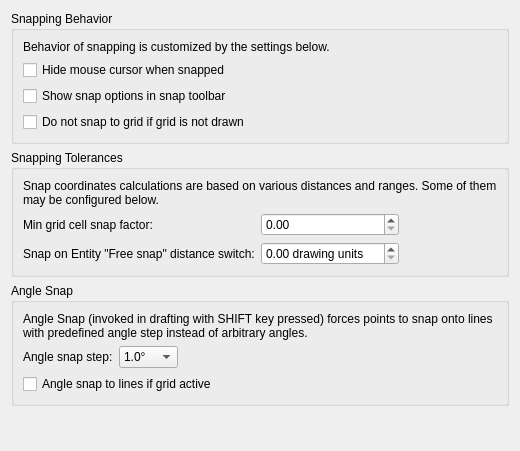
<?xml version="1.0" encoding="UTF-8"?>
<ui version="4.0">
 <class>LC_SettingsPageDraftingBehaviorSnap</class>
 <widget class="QWidget" name="LC_SettingsPageDraftingBehaviorSnap">
  <property name="geometry">
   <rect>
    <x>0</x>
    <y>0</y>
    <width>520</width>
    <height>451</height>
   </rect>
  </property>
  <layout class="QVBoxLayout" name="mainLayout">
   <item>
    <widget class="QGroupBox" name="gbSnapBehavior">
     <property name="title">
      <string>Snapping Behavior</string>
     </property>
     <layout class="QVBoxLayout" name="laySnapBehavior">
      <item>
       <widget class="QLabel" name="label_3">
        <property name="text">
         <string>Behavior of snapping is customized by the settings below.</string>
        </property>
       </widget>
      </item>
      <item>
       <widget class="QCheckBox" name="cursor_hiding_checkbox">
        <property name="toolTip">
         <string>Cursor in Snapping

If checked, cursor will be hidden during snapping</string>
        </property>
        <property name="text">
         <string>Hide mouse cursor when snapped</string>
        </property>
       </widget>
      </item>
      <item>
       <widget class="QCheckBox" name="cbShowSnapOptionsInSnapBar">
        <property name="toolTip">
         <string>Snap Mode Options Location

If checked, snap options (middle, distance) will be shown
in snap toolbar instead of tool properties toolbar.</string>
        </property>
        <property name="text">
         <string>Show snap options in snap toolbar</string>
        </property>
       </widget>
      </item>
      <item>
       <widget class="QCheckBox" name="cbDontSnapToInvisibleGrid">
        <property name="toolTip">
         <string>Snap to Grid

If checked, &quot;Snap To Grid&quot; is ignored if grid is not drawn.</string>
        </property>
        <property name="text">
         <string>Do not snap to grid if grid is not drawn</string>
        </property>
       </widget>
      </item>
     </layout>
    </widget>
   </item>
   <item>
    <widget class="QGroupBox" name="gbSnapTolerances">
     <property name="title">
      <string>Snapping Tolerances</string>
     </property>
     <layout class="QGridLayout" name="gridLayout">
      <item row="1" column="1">
       <widget class="QDoubleSpinBox" name="sbMinGridCellSnapFactor">
        <property name="toolTip">
         <string>Grid Cell Factor

Grid cell factor used for snapping to grid. Lower value means smaller snap range
(so the cursor should be closer to the grid).. </string>
        </property>
        <property name="decimals">
         <number>2</number>
        </property>
        <property name="minimum">
         <double>0.000000000000000</double>
        </property>
        <property name="maximum">
         <double>1.000000000000000</double>
        </property>
        <property name="singleStep">
         <double>0.010000000000000</double>
        </property>
       </widget>
      </item>
      <item row="0" column="0" colspan="3">
       <widget class="QLabel" name="label_2">
        <property name="text">
         <string>Snap coordinates calculations are based on various distances and ranges. Some of them may be configured below.</string>
        </property>
        <property name="wordWrap">
         <bool>true</bool>
        </property>
       </widget>
      </item>
      <item row="1" column="2">
       <spacer name="horizontalSpacer">
        <property name="orientation">
         <enum>Qt::Orientation::Horizontal</enum>
        </property>
        <property name="sizeHint" stdset="0">
         <size>
          <width>0</width>
          <height>0</height>
         </size>
        </property>
       </spacer>
      </item>
      <item row="1" column="0">
       <widget class="QLabel" name="lblGridCellSnapFactor">
        <property name="text">
         <string>Min grid cell snap factor:</string>
        </property>
       </widget>
      </item>
      <item row="3" column="0">
       <widget class="QLabel" name="lblFreeSnapSwitchDistance">
        <property name="text">
         <string>Snap on Entity &quot;Free snap&quot; distance switch:</string>
        </property>
       </widget>
      </item>
      <item row="3" column="1">
       <widget class="QDoubleSpinBox" name="sbFreeSnapSwitchDistance">
        <property name="toolTip">
         <string>Free Snap Distance

Snap on entity will be invoked if it is enabled and the distance between mouse
and snapped point is larger than specified value.
Othersize, it will be &quot;Free Snap&quot; mode.</string>
        </property>
        <property name="prefix">
         <string/>
        </property>
        <property name="suffix">
         <string> drawing units</string>
        </property>
        <property name="decimals">
         <number>2</number>
        </property>
        <property name="minimum">
         <double>0.000000000000000</double>
        </property>
        <property name="maximum">
         <double>100.000000000000000</double>
        </property>
       </widget>
      </item>
     </layout>
    </widget>
   </item>
   <item>
    <widget class="QGroupBox" name="gbAngleSnap">
     <property name="title">
      <string>Angle Snap</string>
     </property>
     <layout class="QGridLayout" name="gridLayout_2">
      <item row="1" column="1">
       <widget class="QComboBox" name="cbAngleSnapStep">
        <property name="toolTip">
         <string>Angle Step

Angle between steps for Angle Snap (which is usually by corresponding actions if SHIFT is pressed)</string>
        </property>
        <item>
         <property name="text">
          <string>1.0°</string>
         </property>
        </item>
        <item>
         <property name="text">
          <string>3.0°</string>
         </property>
        </item>
        <item>
         <property name="text">
          <string>5.0°</string>
         </property>
        </item>
        <item>
         <property name="text">
          <string>10.0°</string>
         </property>
        </item>
        <item>
         <property name="text">
          <string>15.0°</string>
         </property>
        </item>
        <item>
         <property name="text">
          <string>18.0°</string>
         </property>
        </item>
        <item>
         <property name="text">
          <string>22.5°</string>
         </property>
        </item>
        <item>
         <property name="text">
          <string>30.0°</string>
         </property>
        </item>
        <item>
         <property name="text">
          <string>45.0°</string>
         </property>
        </item>
        <item>
         <property name="text">
          <string>90.0°</string>
         </property>
        </item>
       </widget>
      </item>
      <item row="1" column="0">
       <widget class="QLabel" name="lblAngleSnapStep">
        <property name="text">
         <string>Angle snap step:</string>
        </property>
       </widget>
      </item>
      <item row="1" column="2">
       <spacer name="horizontalSpacer_2">
        <property name="orientation">
         <enum>Qt::Orientation::Horizontal</enum>
        </property>
        <property name="sizeHint" stdset="0">
         <size>
          <width>40</width>
          <height>20</height>
         </size>
        </property>
       </spacer>
      </item>
      <item row="0" column="0" colspan="3">
       <widget class="QLabel" name="label">
        <property name="text">
         <string>Angle Snap (invoked in drafting with SHIFT key pressed) forces points to snap onto lines with predefined angle step instead of arbitrary angles. </string>
        </property>
        <property name="wordWrap">
         <bool>true</bool>
        </property>
       </widget>
      </item>
      <item row="3" column="0" colspan="3">
       <widget class="QCheckBox" name="cbAngleSnapToLinesIfGrid">
        <property name="toolTip">
         <string>Angle Snap To Grid

If selected and &quot;Snap to Grid&quot; is active, snapping will be performed to 
closest intersection of angle ray and grid lines.
Otherwirse, angle step will be 90 degrees.</string>
        </property>
        <property name="text">
         <string>Angle snap to lines if grid active</string>
        </property>
       </widget>
      </item>
     </layout>
    </widget>
   </item>
   <item>
    <spacer name="verticalSpacer">
     <property name="orientation">
      <enum>Qt::Orientation::Vertical</enum>
     </property>
     <property name="sizeHint" stdset="0">
      <size>
       <width>20</width>
       <height>40</height>
      </size>
     </property>
    </spacer>
   </item>
  </layout>
 </widget>
 <resources/>
 <connections/>
</ui>
